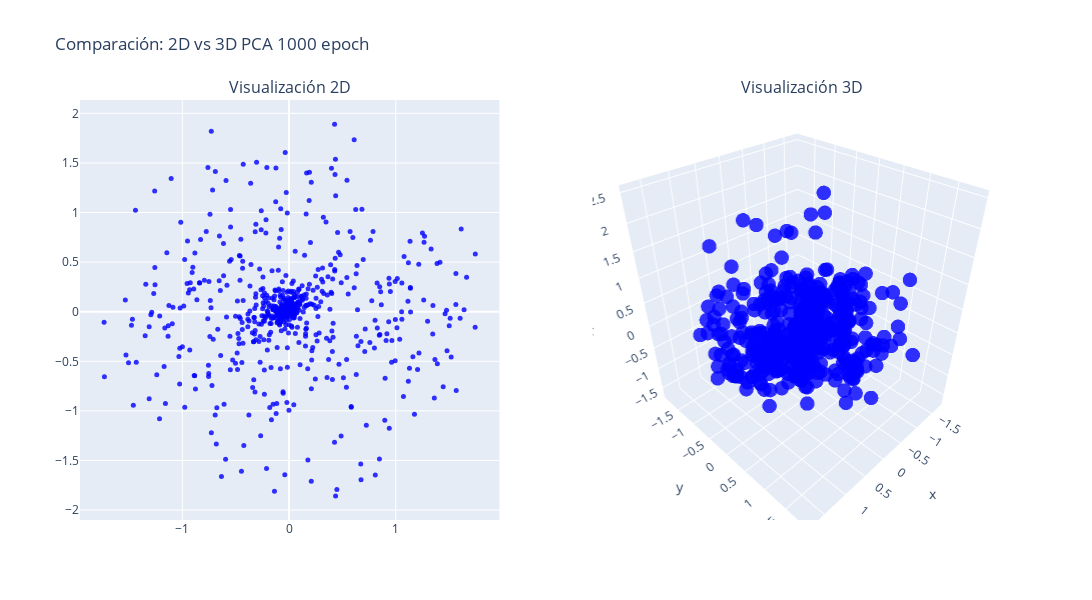

Notebook source saved alongside this figure:
### Code cell
# Crear subgráficos: 1 fila, 2 columnas
fig = make_subplots(
    rows=1, cols=2,
    specs=[[{'type': 'scatter'}, {'type': 'scatter3d'}]],
    subplot_titles=('Visualización 2D', 'Visualización 3D')
)

# Añadir el gráfico 2D (ignorando la tercera dimensión)
fig.add_trace(
    go.Scatter(
        x=all_weights_first_layer_mod["pca_2d_0"],
        y=all_weights_first_layer_mod["pca_2d_1"],
        mode='markers',
        marker=dict(size=5, opacity=0.8, color="blue"),
        showlegend = False
    ),
    row=1, col=1
)

# Añadir el gráfico 3D
fig.add_trace(
    go.Scatter3d(
        x=all_weights_first_layer_mod["pca_3d_0"],
        y=all_weights_first_layer_mod["pca_3d_1"],
        z=all_weights_first_layer_mod["pca_3d_2"],
        mode='markers',
        marker=dict(size=5, opacity=0.8, color="blue"),
        showlegend = False
    ),
    row=1, col=2
)

# Actualizar layout para ajustar el tamaño del gráfico
fig.update_layout(height=600, width=1200, title_text=f"Comparación: 2D vs 3D PCA {num_epochs} epoch")
fig.update_xaxes(title_text="Componente 1", row=1, col=2)
fig.update_yaxes(title_text="Componente 2", row=1, col=2)

# Mostrando el gráfico
fig.show()

### Figure 1 — Plotly figure (JSON) as saved in the notebook; plotly's stock layout.template omitted (floating-point values rounded to 4 significant figures; data arrays with more than 128 entries replaced by an {"elided": "..."} marker saying what was removed)
{"data": [{"marker": {"color": "blue", "opacity": 0.8, "size": 5}, "mode": "markers", "showlegend": false, "type": "scatter", "x": {"elided": "640 float values"}, "xaxis": "x", "y": {"elided": "640 float values"}, "yaxis": "y"}, {"marker": {"color": "blue", "opacity": 0.8, "size": 5}, "mode": "markers", "scene": "scene", "showlegend": false, "type": "scatter3d", "x": {"elided": "640 float values"}, "y": {"elided": "640 float values"}, "z": {"elided": "640 float values"}}], "layout": {"annotations": [{"font": {"size": 16}, "showarrow": false, "text": "Visualización 2D", "x": 0.225, "xanchor": "center", "xref": "paper", "y": 1, "yanchor": "bottom", "yref": "paper"}, {"font": {"size": 16}, "showarrow": false, "text": "Visualización 3D", "x": 0.775, "xanchor": "center", "xref": "paper", "y": 1, "yanchor": "bottom", "yref": "paper"}], "height": 600, "scene": {"domain": {"x": [0.55, 1], "y": [0, 1]}}, "title": {"text": "Comparación: 2D vs 3D PCA 1000 epoch"}, "width": 1200, "xaxis": {"anchor": "y", "domain": [0, 0.45]}, "yaxis": {"anchor": "x", "domain": [0, 1]}}}
